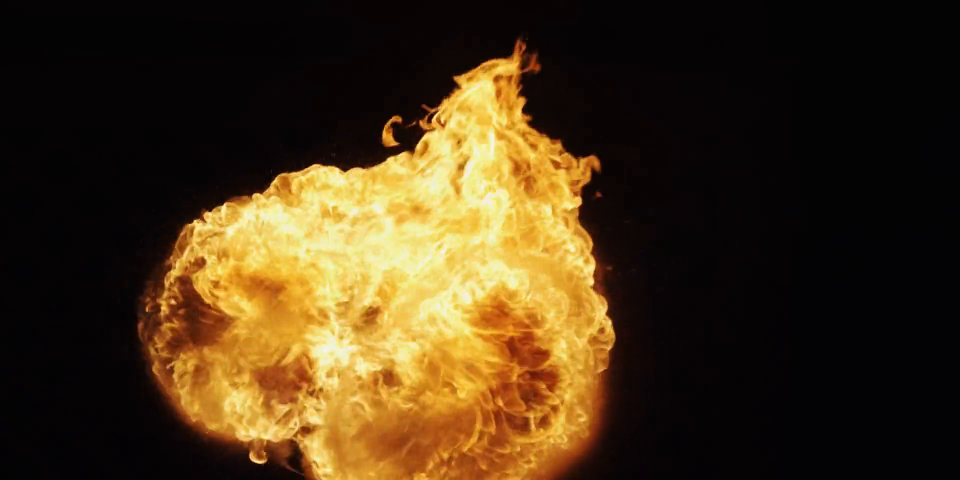
#> input picture frame 8 of GUI/assets/videos/01Explosion.mp4, 1920 x 960 px, given in place of fire.mp4, which was not available (shown at 1/2 size)
$ python merge_video.py
#> lines starting #> are read from the running program, lines starting #| are printed output that depends on the picture; pictures that were not available may be replaced by others from this repository, and a replacement may not be noted
# %%

path_1 = "/home/chenkaixu/Temp_Feedback/GUI/assets_old/videos/fire.mp4"
json_path_1 = "/home/chenkaixu/Temp_Feedback/GUI/assets_old/llm_res/fire.json"

path_2 = "/home/chenkaixu/Temp_Feedback/GUI/assets_old/videos/ice_cup.mp4"
json_path_2 = "/home/chenkaixu/Temp_Feedback/GUI/assets_old/llm_res/ice_cup.json"

path_3 = path_1
json_path_3 = json_path_1

# %%
import cv2
import os
import re
from pathlib import Path
import json

# [77 lines left out: functions get_video_frame_count, convert_str_dict, merge_json_files_frameidx, not called in this run]


# %%
import json
import cv2
import os
from pathlib import Path

merged_path = "GUI/assets_old/videos/merged_video.mp4"
merged_json_path = "GUI/assets_old/llm_res/merged_video.json"

# 常见帧索引字段名（按你项目可能性排序）
FRAME_KEYS = ["frame_idx", "frame_id", "frame", "idx", "frame_index"]

# [50 lines left out: functions detect_frame_key, merge_json_files_with_video_offsets, not called in this run]

def merge_videos(video_paths, output_path):
#> called with output_path = 'GUI/assets_old/videos/merged_video.mp4'
    caps = [cv2.VideoCapture(p) for p in video_paths]

    width = int(caps[0].get(cv2.CAP_PROP_FRAME_WIDTH))
    height = int(caps[0].get(cv2.CAP_PROP_FRAME_HEIGHT))
    fps = caps[0].get(cv2.CAP_PROP_FPS)

    fourcc = cv2.VideoWriter_fourcc(*"mp4v")
    os.makedirs(Path(output_path).parent, exist_ok=True)
    writer = cv2.VideoWriter(output_path, fourcc, fps, (width, height))

    for cap, path in zip(caps, video_paths):
        if not cap.isOpened():
            raise RuntimeError(f"Cannot open video: {path}")

        while True:
            ret, frame = cap.read()
            if not ret:
                break
            if frame.shape[1] != width or frame.shape[0] != height:
                frame = cv2.resize(frame, (width, height))
            writer.write(frame)

        cap.release()
#> this loop made 1 pass
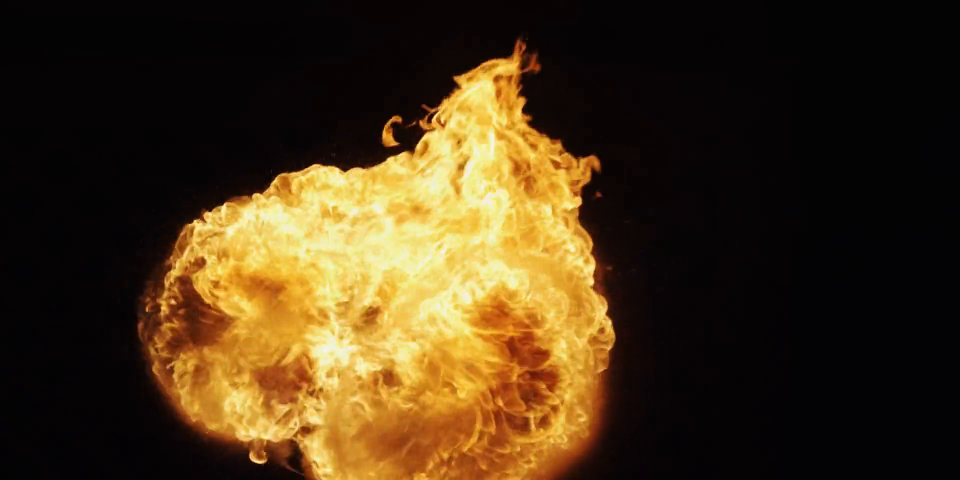
#> input picture frame 8 of GUI/assets/videos/01Explosion.mp4, 1920 x 960 px, given in place of fire.mp4, which was not available (shown at 1/2 size)
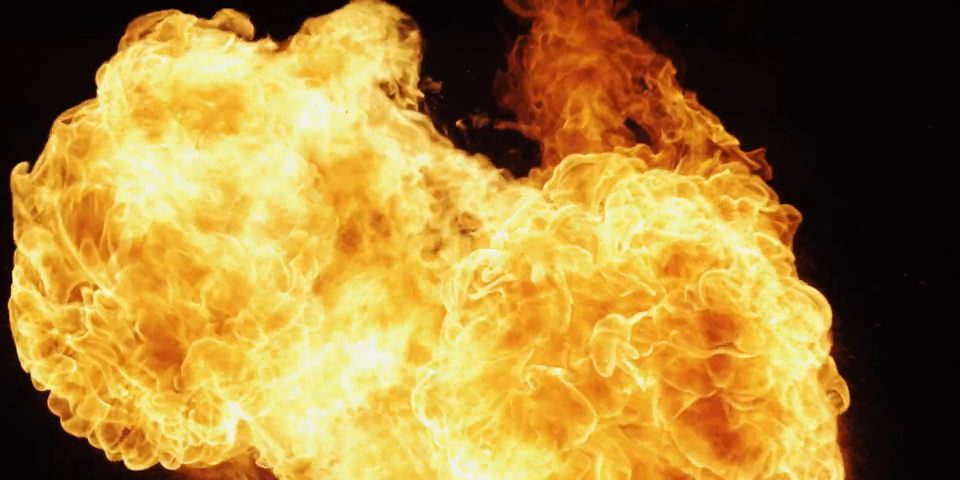
#> input picture frame 30 of GUI/assets/videos/01Explosion.mp4, 1920 x 960 px, given in place of fire.mp4, which was not available (shown at 1/2 size)
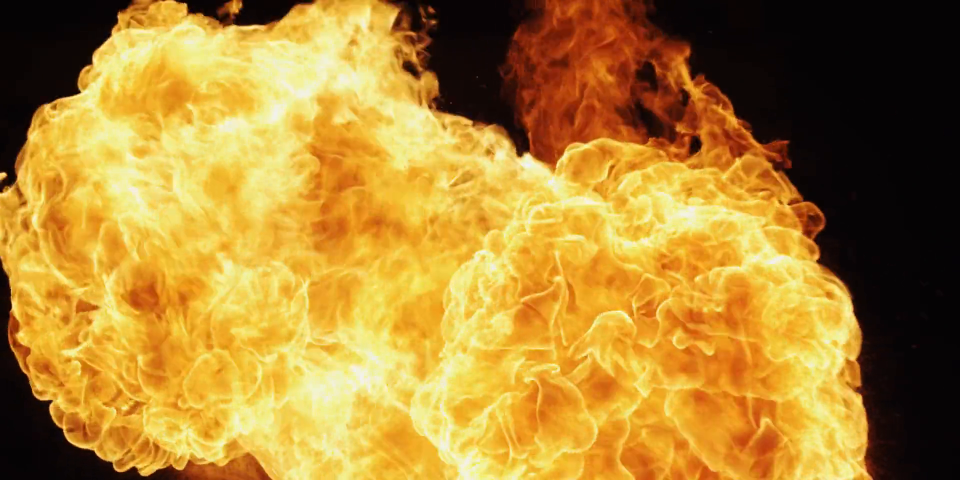
#> input picture frame 32 of GUI/assets/videos/01Explosion.mp4, 1920 x 960 px, given in place of fire.mp4, which was not available (shown at 1/2 size)
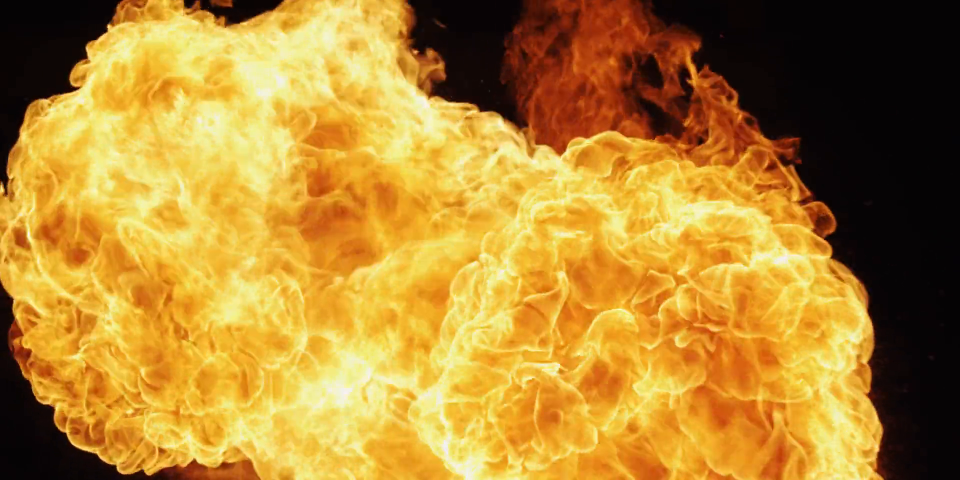
#> input picture frame 33 of GUI/assets/videos/01Explosion.mp4, 1920 x 960 px, given in place of fire.mp4, which was not available (shown at 1/2 size)
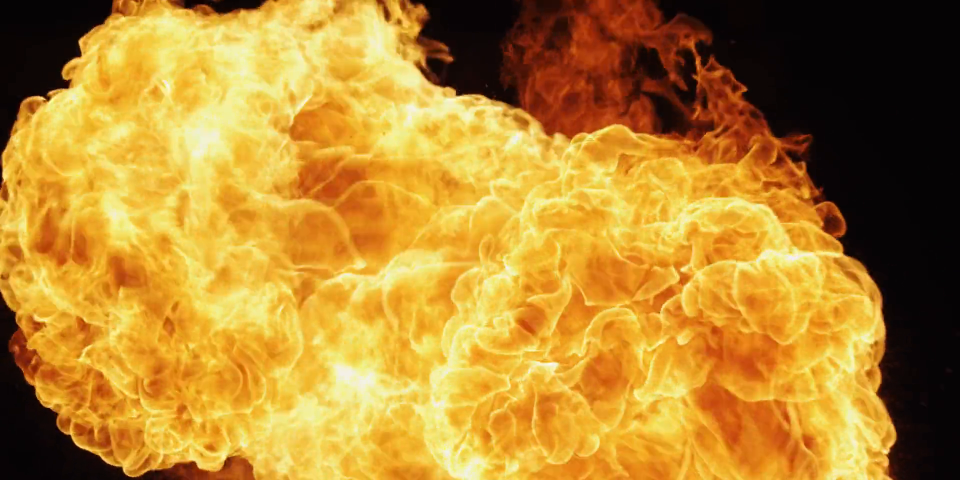
#> input picture frame 34 of GUI/assets/videos/01Explosion.mp4, 1920 x 960 px, given in place of fire.mp4, which was not available (shown at 1/2 size)
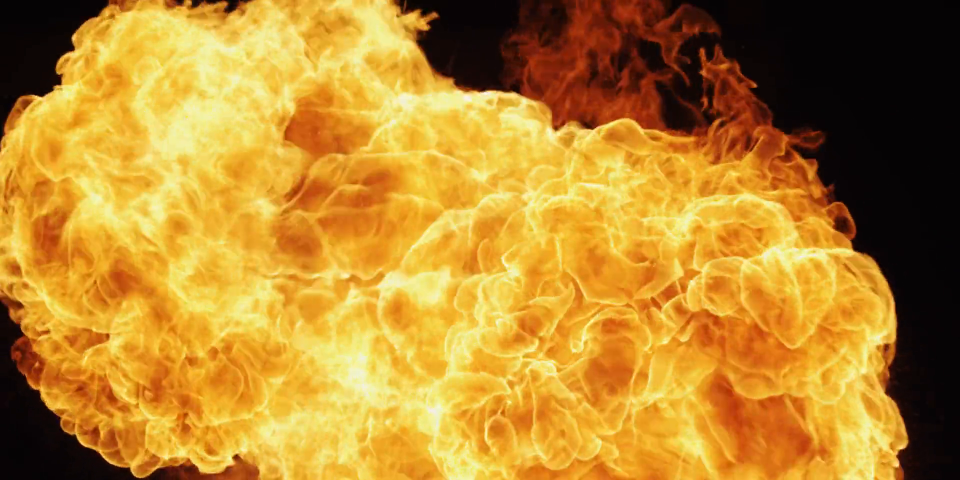
#> input picture frame 35 of GUI/assets/videos/01Explosion.mp4, 1920 x 960 px, given in place of fire.mp4, which was not available (shown at 1/2 size)
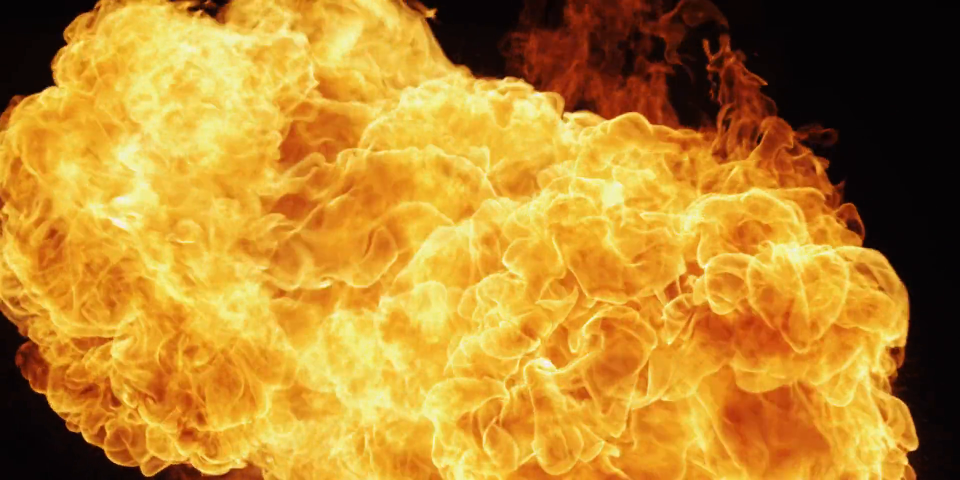
#> input picture frame 36 of GUI/assets/videos/01Explosion.mp4, 1920 x 960 px, given in place of fire.mp4, which was not available (shown at 1/2 size)
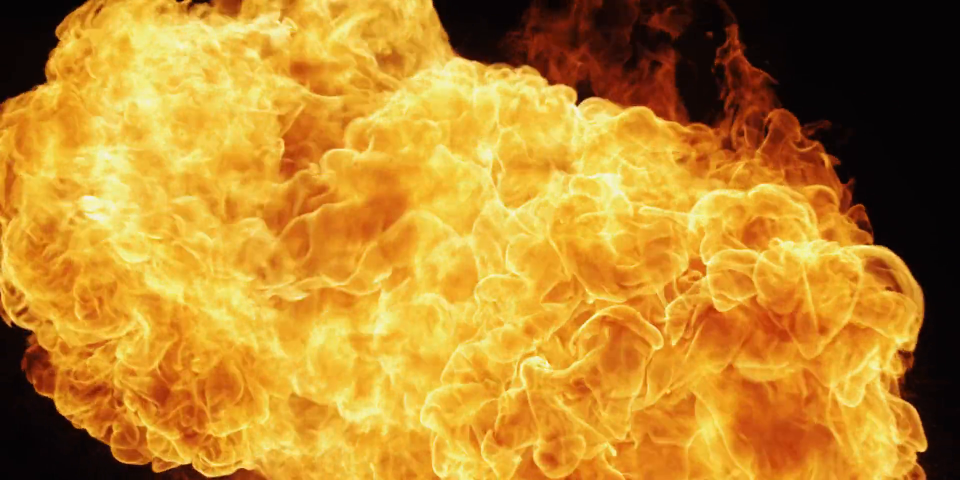
#> input picture frame 37 of GUI/assets/videos/01Explosion.mp4, 1920 x 960 px, given in place of fire.mp4, which was not available (shown at 1/2 size)
#> frame is the input picture: shape (960, 1920, 3); mean B, G, R 43.5, 136.2, 189.7

    writer.release()

def main():
    video_paths = [path_1, path_2, path_3]
    json_paths  = [json_path_1, json_path_2, json_path_3]

    merge_videos(video_paths, merged_path)

    total_frames, total_records = merge_json_files_frameidx(
        json_paths, video_paths, merged_json_path
    )

    print(f"✅ Merged video saved to: {merged_path}")
    print(f"✅ Merged JSON saved to: {merged_json_path}")
    print(f"   total_frames_offset={total_frames}, total_records={total_records}")

if __name__ == "__main__":
    main()

$ run again, starting later in the video
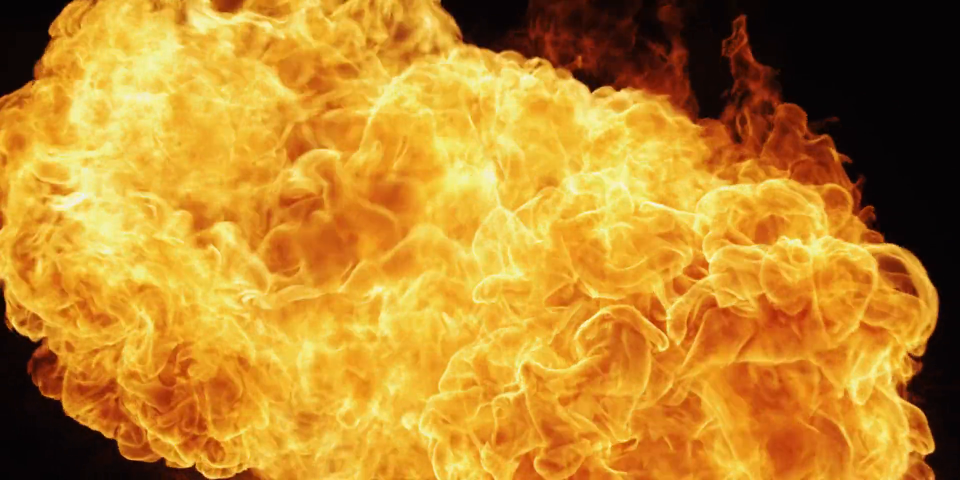
#> input picture frame 38 of GUI/assets/videos/01Explosion.mp4, 1920 x 960 px, given in place of fire.mp4, which was not available (shown at 1/2 size)
#> the loop in merge_videos, `for cap, path in zip(caps, video_paths):` made 1 pass
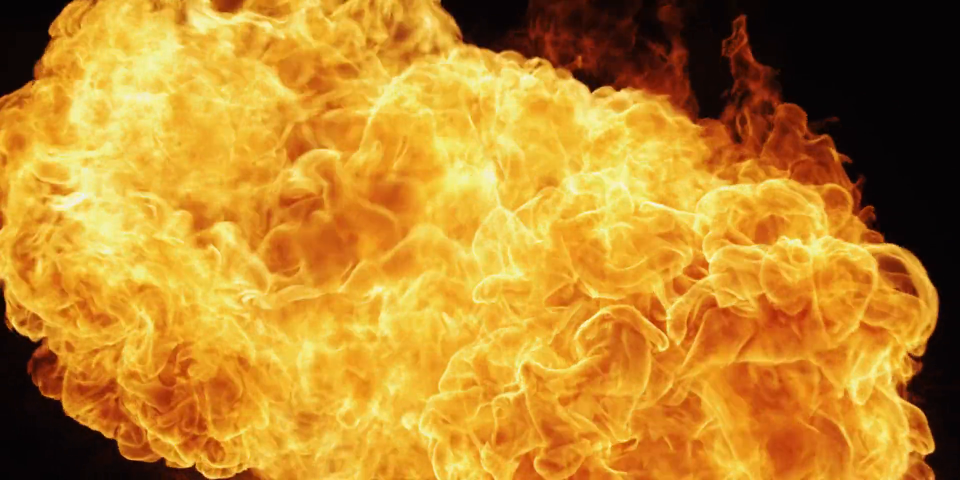
#> input picture frame 38 of GUI/assets/videos/01Explosion.mp4, 1920 x 960 px, given in place of fire.mp4, which was not available (shown at 1/2 size)
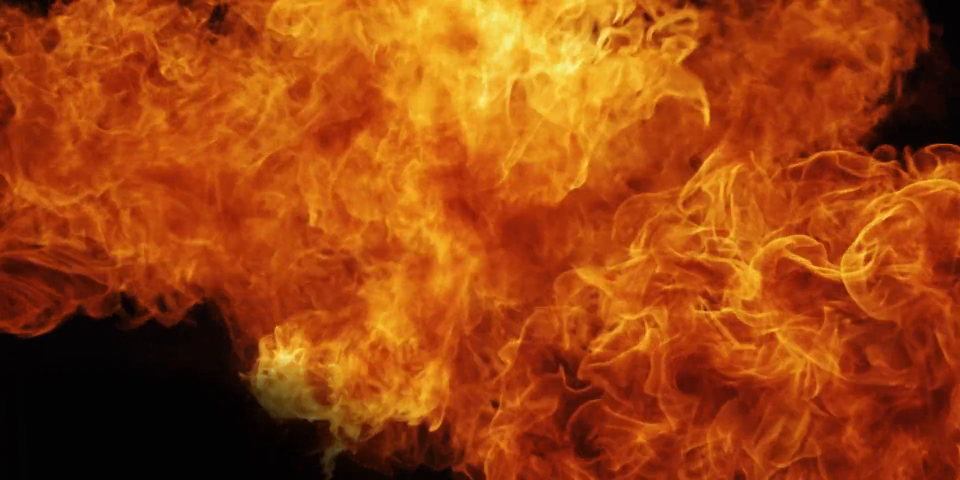
#> input picture frame 56 of GUI/assets/videos/01Explosion.mp4, 1920 x 960 px, given in place of fire.mp4, which was not available (shown at 1/2 size)
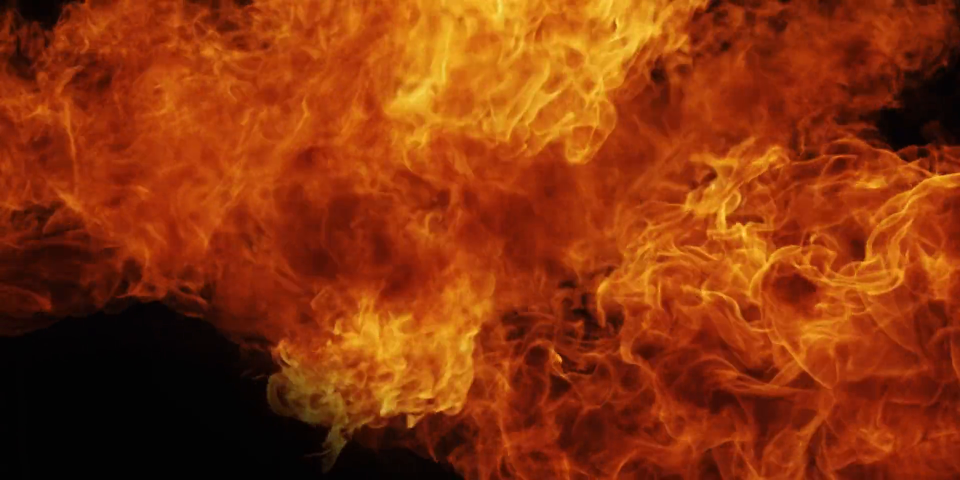
#> input picture frame 59 of GUI/assets/videos/01Explosion.mp4, 1920 x 960 px, given in place of fire.mp4, which was not available (shown at 1/2 size)
